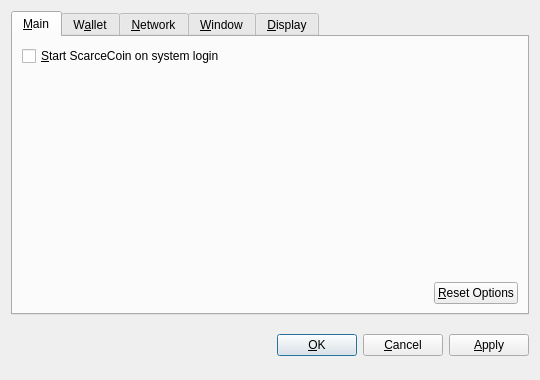
<?xml version="1.0" encoding="UTF-8"?>
<ui version="4.0">
 <class>OptionsDialog</class>
 <widget class="QDialog" name="OptionsDialog">
  <property name="geometry">
   <rect>
    <x>0</x>
    <y>0</y>
    <width>540</width>
    <height>380</height>
   </rect>
  </property>
  <property name="windowTitle">
   <string>Options</string>
  </property>
  <property name="modal">
   <bool>true</bool>
  </property>
  <layout class="QVBoxLayout" name="verticalLayout">
   <item>
    <widget class="QTabWidget" name="tabWidget">
     <property name="tabPosition">
      <enum>QTabWidget::North</enum>
     </property>
     <property name="currentIndex">
      <number>0</number>
     </property>
     <widget class="QWidget" name="tabMain">
      <attribute name="title">
       <string>&amp;Main</string>
      </attribute>
      <layout class="QVBoxLayout" name="verticalLayout_Main">
       <item>
        <widget class="QCheckBox" name="bitcoinAtStartup">
         <property name="toolTip">
          <string>Automatically start ScarceCoin after logging in to the system.</string>
         </property>
         <property name="text">
          <string>&amp;Start ScarceCoin on system login</string>
         </property>
        </widget>
       </item>
       <item>
        <spacer name="verticalSpacer_Main">
         <property name="orientation">
          <enum>Qt::Vertical</enum>
         </property>
         <property name="sizeHint" stdset="0">
          <size>
           <width>20</width>
           <height>40</height>
          </size>
         </property>
        </spacer>
       </item>
       <item>
        <layout class="QHBoxLayout" name="horizontalLayout_2_Main">
         <item>
          <spacer name="horizontalSpacer_2_Main">
           <property name="orientation">
            <enum>Qt::Horizontal</enum>
           </property>
           <property name="sizeHint" stdset="0">
            <size>
             <width>40</width>
             <height>20</height>
            </size>
           </property>
          </spacer>
         </item>
         <item>
          <widget class="QPushButton" name="resetButton">
           <property name="toolTip">
            <string>Reset all client options to default.</string>
           </property>
           <property name="text">
            <string>&amp;Reset Options</string>
           </property>
           <property name="autoDefault">
            <bool>false</bool>
           </property>
          </widget>
         </item>
        </layout>
       </item>
      </layout>
     </widget>
     <widget class="QWidget" name="tabWallet">
      <attribute name="title">
       <string>W&amp;allet</string>
      </attribute>
      <layout class="QVBoxLayout" name="verticalLayout_Network">
       <item>
        <widget class="QLabel" name="transactionFeeInfoLabel">
         <property name="text">
          <string>Optional transaction fee per kB that helps make sure your transactions are processed quickly. Most transactions are 1 kB.</string>
         </property>
         <property name="textFormat">
          <enum>Qt::PlainText</enum>
         </property>
         <property name="wordWrap">
          <bool>true</bool>
         </property>
        </widget>
       </item>
       <item>
        <layout class="QHBoxLayout" name="horizontalLayout_1_Main">
         <item>
          <widget class="QLabel" name="transactionFeeLabel">
           <property name="text">
            <string>Pay transaction &amp;fee</string>
           </property>
           <property name="textFormat">
            <enum>Qt::PlainText</enum>
           </property>
           <property name="buddy">
            <cstring>transactionFee</cstring>
           </property>
          </widget>
         </item>
         <item>
          <widget class="BitcoinAmountField" name="transactionFee"/>
         </item>
         <item>
          <spacer name="horizontalSpacer_1_Main">
           <property name="orientation">
            <enum>Qt::Horizontal</enum>
           </property>
           <property name="sizeHint" stdset="0">
            <size>
             <width>40</width>
             <height>20</height>
            </size>
           </property>
          </spacer>
         </item>
        </layout>
       </item>
       <item>
        <widget class="QLabel" name="label">
         <property name="text">
          <string>If you disable the spending of unconfirmed change, the change from a transaction cannot be used until that transaction has at least one confirmation. This also affects how your balance is computed.</string>
         </property>
         <property name="wordWrap">
          <bool>true</bool>
         </property>
        </widget>
       </item>
       <item>
        <widget class="QCheckBox" name="spendZeroConfChange">
         <property name="text">
          <string>Spend unconfirmed change  (experts only)</string>
         </property>
        </widget>
       </item>
       <item>
        <spacer name="verticalSpacer">
         <property name="orientation">
          <enum>Qt::Vertical</enum>
         </property>
         <property name="sizeHint" stdset="0">
          <size>
           <width>20</width>
           <height>40</height>
          </size>
         </property>
        </spacer>
       </item>
      </layout>
     </widget>
     <widget class="QWidget" name="tabNetwork">
      <attribute name="title">
       <string>&amp;Network</string>
      </attribute>
      <layout class="QVBoxLayout" name="verticalLayout_Network">
       <item>
        <widget class="QCheckBox" name="mapPortUpnp">
         <property name="toolTip">
          <string>Automatically open the ScarceCoin client port on the router. This only works when your router supports UPnP and it is enabled.</string>
         </property>
         <property name="text">
          <string>Map port using &amp;UPnP</string>
         </property>
        </widget>
       </item>
       <item>
        <widget class="QCheckBox" name="connectSocks">
         <property name="toolTip">
          <string>Connect to the ScarceCoin network through a SOCKS proxy (e.g. when connecting through Tor).</string>
         </property>
         <property name="text">
          <string>&amp;Connect through SOCKS proxy:</string>
         </property>
        </widget>
       </item>
       <item>
        <layout class="QHBoxLayout" name="horizontalLayout_Network">
         <item>
          <widget class="QLabel" name="proxyIpLabel">
           <property name="text">
            <string>Proxy &amp;IP:</string>
           </property>
           <property name="textFormat">
            <enum>Qt::PlainText</enum>
           </property>
           <property name="buddy">
            <cstring>proxyIp</cstring>
           </property>
          </widget>
         </item>
         <item>
          <widget class="QValidatedLineEdit" name="proxyIp">
           <property name="maximumSize">
            <size>
             <width>140</width>
             <height>16777215</height>
            </size>
           </property>
           <property name="toolTip">
            <string>IP address of the proxy (e.g. 127.0.0.1)</string>
           </property>
          </widget>
         </item>
         <item>
          <widget class="QLabel" name="proxyPortLabel">
           <property name="text">
            <string>&amp;Port:</string>
           </property>
           <property name="textFormat">
            <enum>Qt::PlainText</enum>
           </property>
           <property name="buddy">
            <cstring>proxyPort</cstring>
           </property>
          </widget>
         </item>
         <item>
          <widget class="QLineEdit" name="proxyPort">
           <property name="maximumSize">
            <size>
             <width>55</width>
             <height>16777215</height>
            </size>
           </property>
           <property name="toolTip">
            <string>Port of the proxy (e.g. 9050)</string>
           </property>
          </widget>
         </item>
         <item>
          <widget class="QLabel" name="socksVersionLabel">
           <property name="text">
            <string>SOCKS &amp;Version:</string>
           </property>
           <property name="textFormat">
            <enum>Qt::PlainText</enum>
           </property>
           <property name="buddy">
            <cstring>socksVersion</cstring>
           </property>
          </widget>
         </item>
         <item>
          <widget class="QValueComboBox" name="socksVersion">
           <property name="toolTip">
            <string>SOCKS version of the proxy (e.g. 5)</string>
           </property>
          </widget>
         </item>
         <item>
          <spacer name="horizontalSpacer_Network">
           <property name="orientation">
            <enum>Qt::Horizontal</enum>
           </property>
           <property name="sizeHint" stdset="0">
            <size>
             <width>40</width>
             <height>20</height>
            </size>
           </property>
          </spacer>
         </item>
        </layout>
       </item>
       <item>
        <spacer name="verticalSpacer_Network">
         <property name="orientation">
          <enum>Qt::Vertical</enum>
         </property>
         <property name="sizeHint" stdset="0">
          <size>
           <width>20</width>
           <height>40</height>
          </size>
         </property>
        </spacer>
       </item>
      </layout>
     </widget>
     <widget class="QWidget" name="tabWindow">
      <attribute name="title">
       <string>&amp;Window</string>
      </attribute>
      <layout class="QVBoxLayout" name="verticalLayout_Window">
       <item>
        <widget class="QCheckBox" name="minimizeToTray">
         <property name="toolTip">
          <string>Show only a tray icon after minimizing the window.</string>
         </property>
         <property name="text">
          <string>&amp;Minimize to the tray instead of the taskbar</string>
         </property>
        </widget>
       </item>
       <item>
        <widget class="QCheckBox" name="minimizeOnClose">
         <property name="toolTip">
          <string>Minimize instead of exit the application when the window is closed. When this option is enabled, the application will be closed only after selecting Quit in the menu.</string>
         </property>
         <property name="text">
          <string>M&amp;inimize on close</string>
         </property>
        </widget>
       </item>
       <item>
        <spacer name="verticalSpacer_Window">
         <property name="orientation">
          <enum>Qt::Vertical</enum>
         </property>
         <property name="sizeHint" stdset="0">
          <size>
           <width>20</width>
           <height>40</height>
          </size>
         </property>
        </spacer>
       </item>
      </layout>
     </widget>
     <widget class="QWidget" name="tabDisplay">
      <attribute name="title">
       <string>&amp;Display</string>
      </attribute>
      <layout class="QVBoxLayout" name="verticalLayout_Display">
       <item>
        <layout class="QHBoxLayout" name="horizontalLayout_1_Display">
         <item>
          <widget class="QLabel" name="langLabel">
           <property name="text">
            <string>User Interface &amp;language:</string>
           </property>
           <property name="textFormat">
            <enum>Qt::PlainText</enum>
           </property>
           <property name="buddy">
            <cstring>lang</cstring>
           </property>
          </widget>
         </item>
         <item>
          <widget class="QValueComboBox" name="lang">
           <property name="toolTip">
            <string>The user interface language can be set here. This setting will take effect after restarting ScarceCoin.</string>
           </property>
          </widget>
         </item>
        </layout>
       </item>
       <item>
        <layout class="QHBoxLayout" name="horizontalLayout_2_Display">
         <item>
          <widget class="QLabel" name="unitLabel">
           <property name="text">
            <string>&amp;Unit to show amounts in:</string>
           </property>
           <property name="textFormat">
            <enum>Qt::PlainText</enum>
           </property>
           <property name="buddy">
            <cstring>unit</cstring>
           </property>
          </widget>
         </item>
         <item>
          <widget class="QValueComboBox" name="unit">
           <property name="toolTip">
            <string>Choose the default subdivision unit to show in the interface and when sending coins.</string>
           </property>
          </widget>
         </item>
        </layout>
       </item>
       <item>
        <widget class="QCheckBox" name="displayAddresses">
         <property name="toolTip">
          <string>Whether to show ScarceCoin addresses in the transaction list or not.</string>
         </property>
         <property name="text">
          <string>&amp;Display addresses in transaction list</string>
         </property>
        </widget>
       </item>
       <item>
        <widget class="QCheckBox" name="coinControlFeatures">
         <property name="toolTip">
          <string>Whether to show coin control features or not.</string>
         </property>
         <property name="text">
          <string>Display coin &amp;control features (experts only!)</string>
         </property>
        </widget>
       </item>
       <item>
        <spacer name="verticalSpacer_Display">
         <property name="orientation">
          <enum>Qt::Vertical</enum>
         </property>
         <property name="sizeHint" stdset="0">
          <size>
           <width>20</width>
           <height>40</height>
          </size>
         </property>
        </spacer>
       </item>
      </layout>
     </widget>
    </widget>
   </item>
   <item>
    <layout class="QHBoxLayout" name="horizontalLayout_Buttons">
     <item>
      <spacer name="horizontalSpacer_1">
       <property name="orientation">
        <enum>Qt::Horizontal</enum>
       </property>
       <property name="sizeHint" stdset="0">
        <size>
         <width>40</width>
         <height>48</height>
        </size>
       </property>
      </spacer>
     </item>
     <item>
      <widget class="QLabel" name="statusLabel">
       <property name="font">
        <font>
         <weight>75</weight>
         <bold>true</bold>
        </font>
       </property>
       <property name="text">
        <string/>
       </property>
       <property name="textFormat">
        <enum>Qt::PlainText</enum>
       </property>
       <property name="wordWrap">
        <bool>true</bool>
       </property>
      </widget>
     </item>
     <item>
      <spacer name="horizontalSpacer_2">
       <property name="orientation">
        <enum>Qt::Horizontal</enum>
       </property>
       <property name="sizeHint" stdset="0">
        <size>
         <width>40</width>
         <height>48</height>
        </size>
       </property>
      </spacer>
     </item>
     <item>
      <widget class="QPushButton" name="okButton">
       <property name="text">
        <string>&amp;OK</string>
       </property>
      </widget>
     </item>
     <item>
      <widget class="QPushButton" name="cancelButton">
       <property name="text">
        <string>&amp;Cancel</string>
       </property>
       <property name="autoDefault">
        <bool>false</bool>
       </property>
      </widget>
     </item>
     <item>
      <widget class="QPushButton" name="applyButton">
       <property name="text">
        <string>&amp;Apply</string>
       </property>
       <property name="autoDefault">
        <bool>false</bool>
       </property>
      </widget>
     </item>
    </layout>
   </item>
  </layout>
 </widget>
 <customwidgets>
  <customwidget>
   <class>BitcoinAmountField</class>
   <extends>QSpinBox</extends>
   <header>bitcoinamountfield.h</header>
  </customwidget>
  <customwidget>
   <class>QValueComboBox</class>
   <extends>QComboBox</extends>
   <header>qvaluecombobox.h</header>
  </customwidget>
  <customwidget>
   <class>QValidatedLineEdit</class>
   <extends>QLineEdit</extends>
   <header>qvalidatedlineedit.h</header>
  </customwidget>
 </customwidgets>
 <resources/>
 <connections/>
</ui>
